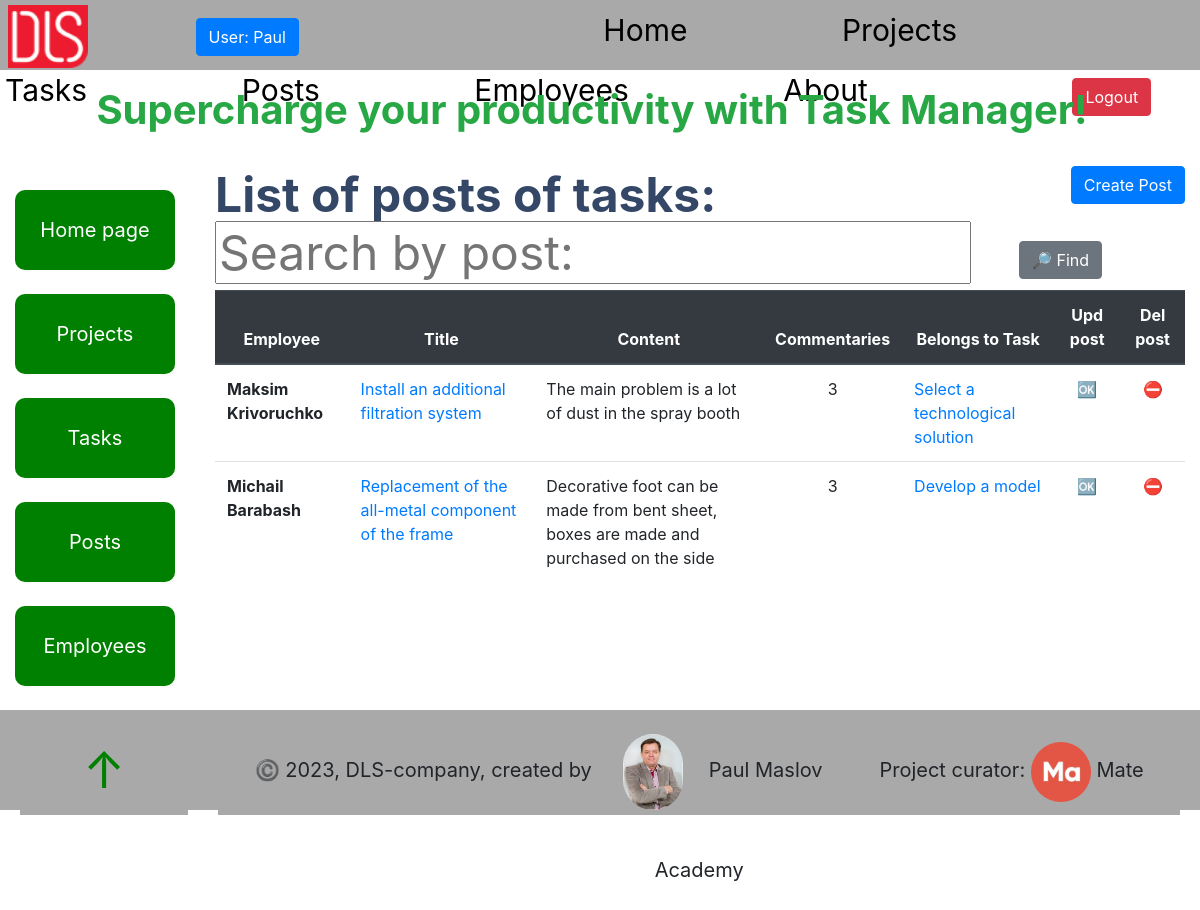
Page /post/ (signed in) on the earlier database version.
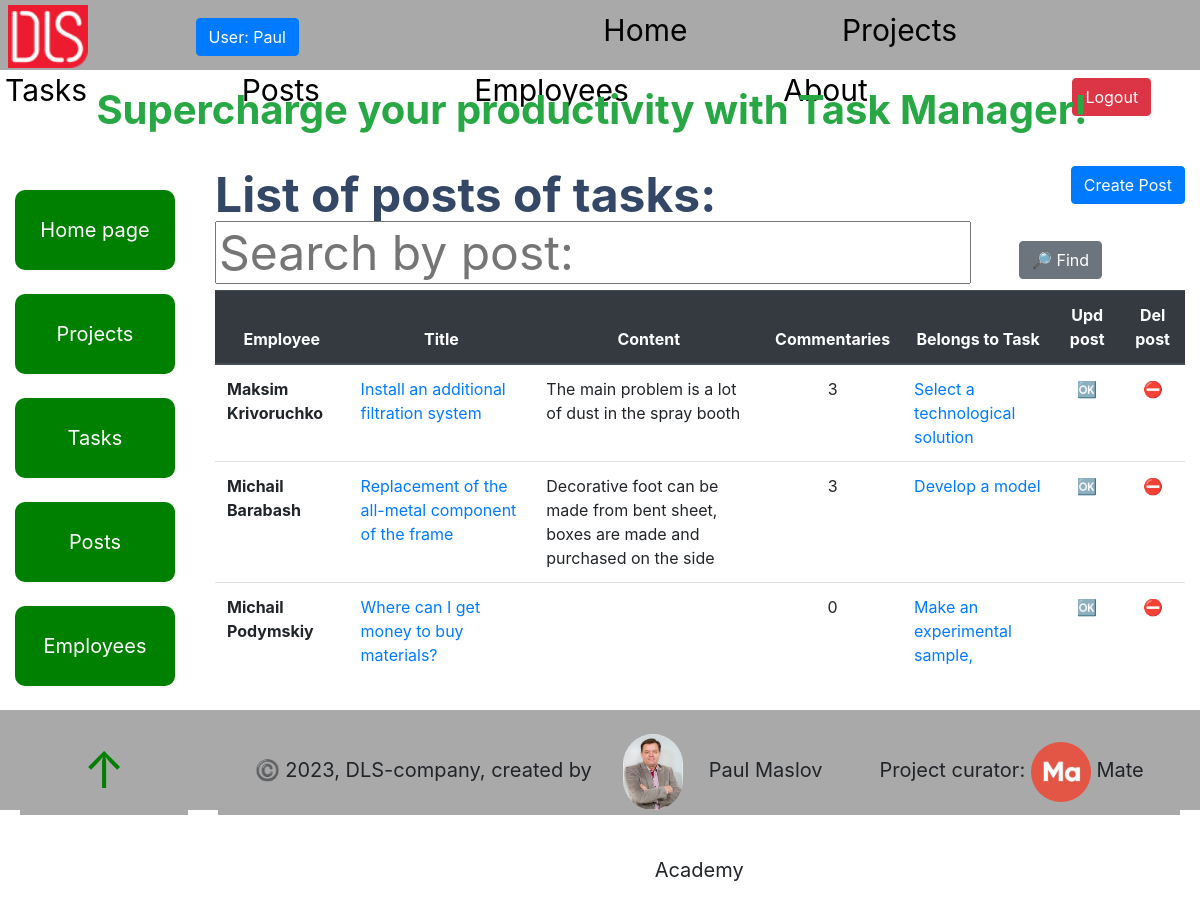
Same page on the later database version.
### task_manager/models.py (models this page shows, shortened)
class Post(models.Model):
    title = models.CharField(max_length=255)
    content = models.TextField(null=True, blank=True)
    created_time = models.DateTimeField(auto_now_add=True)
    owner = models.ForeignKey(
        settings.AUTH_USER_MODEL, on_delete=models.CASCADE, null=True,
        related_name="post"
    )
    task = models.ForeignKey(
        Task,
        on_delete=models.CASCADE,
        null=True,
        blank=True,
        related_name="post",
    )
    class Meta:
        ordering = ["created_time"]

class Employee(AbstractUser, ModelMeta):
    photo = models.ImageField(upload_to="static/foto_users/", blank=True)
    position = models.ForeignKey(
        Position,
        null=True,
        blank=True,
        on_delete=models.CASCADE,
        related_name="employees"
    )
    class Meta:
        ordering = ["username"]
        verbose_name = "employee"
        verbose_name_plural = "employees"
    _metadata = {
           'photo': 'get_meta_photo',
    }

class Task(models.Model):
    PRIORITY_CHOICES = (
        ("A", "Urgent"),
        ("B", "No_delay"),
        ("C", "Need"),
    )
    name = models.CharField(max_length=255)
    description = models.TextField(null=True, blank=True)
    created_time = models.DateTimeField(auto_now_add=True)
    deadline = models.DateField(null=True, blank=True)
    fact_date = models.DateField(null=True, blank=True)
    is_completed = models.BooleanField()
    priority = models.CharField(
        max_length=1,
        choices=PRIORITY_CHOICES,
        default="B"
    )
    project = models.ForeignKey(
        Project,
        on_delete=models.CASCADE,
        related_name="task"
    )
    assignees = models.ManyToManyField(Employee, related_name="task")
    class Meta:
        ordering = ["deadline", "priority"]

### task_manager/views.py (the view)
# urls.py: path("post/", PostListView.as_view(), name="post-list"),
class PostListView(LoginRequiredMixin, generic.ListView):
    model = Post
    queryset = Post.objects.select_related(
        "owner"
    ).prefetch_related(
        "commentaries"
    ).order_by("created_time")
    paginate_by = 5
    def get_context_data(self, *, object_list=None, **kwargs):
        context = super(PostListView, self).get_context_data(**kwargs)
        title = self.request.GET.get("name", "")
        context["search_form"] = PostSearchForm(
            initial={"title": title}
        )
        return context
    def get_queryset(self):
        queryset = Post.objects.all()
        form = PostSearchForm(self.request.GET)
        if form.is_valid():
            return queryset.filter(
                title__icontains=form.cleaned_data["title"]
            )
        return queryset

### task_manager/forms.py
class PostSearchForm(forms.Form):
    title = forms.CharField(
        max_length=70,
        required=False,
        label="",
        widget=forms.TextInput(attrs={"placeholder": "Search by post:"})
    )

### templates/task_manager/post_list.html
{% extends "base.html" %}
{% block content %}
  <h1>
    <strong>List of posts of tasks:</strong>
    <a
      class="btn btn-primary"
      style="float: right"
      href="{% url 'task_manager:post-create' %}">
      Create Post
    </a>
    <span>
      {% block search %}
        {% include "includes/search.html" %}
      {% endblock %}
    </span>
  </h1>
  <table class="table">
    <thead class="thead-dark">
      <tr class="text-center">
        <th scope="col">Employee</th>
        <th scope="col">Title</th>
        <th scope="col">Content</th>
        <th scope="col">Commentaries</th>
        <th scope="col">Belongs to Task</th>
        <th scope="col">Upd post</th>
        <th scope="col">Del post</th>
      </tr>
    </thead>
    <tbody>
      {% for post in post_list %}
      <tr>
        <th scope="row">
          {{ post.owner.first_name }} {{ post.owner.last_name }}
        </th>
        <td><a href="{%  url 'task_manager:post-detail' pk=post.id %}">{{ post.title }}</a></td>
        <td>{{ post.content }}</td>
        <td class="text-center">{{ post.commentaries.all.count }}</td>
        <td>
          <a href="{% url 'task_manager:task-detail' pk=post.task.id %}">
            {{ post.task.name }}
          </a>
        </td>
        <td class="text-center">
          <a href="{% url 'task_manager:post-update' pk=post.id %}">
            🆗
          </a>
        </td>
        <td class="text-center">
          <a href="{% url 'task_manager:post-delete' pk=post.id %}">
            ⛔️
          </a>
        </td>
      </tr>
    {% endfor %}
    </tbody>
  </table>
{% endblock %}

Differences in the rows shown:
added Post: owner.first_name "Michail", owner.last_name "Podymskiy", title "Where can I get money to buy materials?", commentaries.all.count "0", task.name "Make an experimental sample,"
